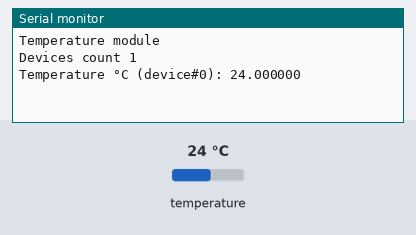
The program below on a simulated ESP8266 (Wemos D1 mini). Parts: the last lines printed to the serial monitor. The test bench sets the inputs (shaded band); at power-on: temperature 24 °C.

Above: at 18.0 s.
18.1 s: temperature set to 12 °C
At 21.2 s:
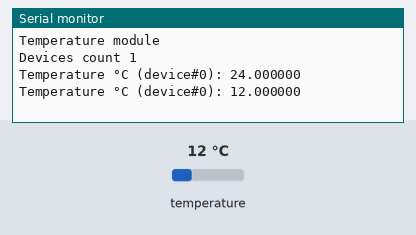
33.6 s: temperature set to 19 °C
At 41.2 s:
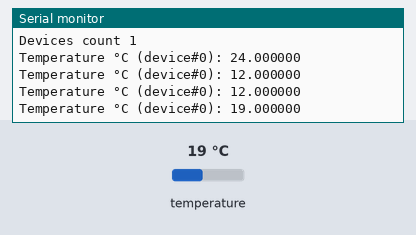
Timing chart, 0 to 42.7 s (numbered marks = the images above; inputs shaded):
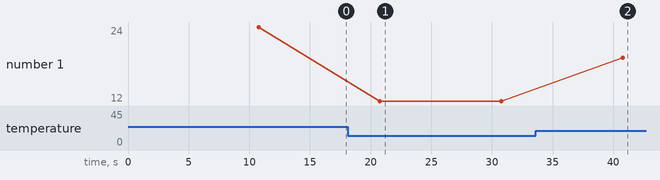

Measured:
- after the input at 18.1 s, the serial monitor: prints a new line after 2.7 s (image 1)
- after the input at 33.6 s, the serial monitor: prints a new line after 7.2 s (image 2)
- plotted number 1: 24 → 12 after the input at 18.1 s, 12 → 19 after the input at 33.6 s

The program:

main.cpp
```cpp
#include <Arduino.h>

#include <OneWire.h>
#include <DallasTemperature.h>

#define ONE_WIRE_BUS 2 // The OneWire where the Dallas 18B20 are connected (2 is GPOI2, D4)

unsigned long previousMillis = 0; // Counter when no deepsleep is used

const long interval = 10000; // Ms for collect mesurements

// Setup a oneWire instance to communicate with any OneWire devices
OneWire oneWire(ONE_WIRE_BUS);

// Pass our oneWire reference to Dallas Temperature.
DallasTemperature sensors(&oneWire);

// Count devices detected on boot
int devicesCount = 0;

void setup() {
  Serial.begin(9600);
  Serial.println("Temperature module");

  //Initialize OneWire Dallas
  sensors.begin();

  // Collect number of devices on the bus
  devicesCount = sensors.getDeviceCount();
  Serial.printf("Devices count %i\n", devicesCount);
}


void loop() {
  // put your main code here, to run repeatedly:
  unsigned long currentMillis = millis();
  if (currentMillis - previousMillis >= interval) {
    // save the last time you updated the DHT values
    previousMillis = currentMillis;

    sensors.requestTemperatures();

    for (int i=0; i<devicesCount; i++) {
      Serial.printf("Temperature °C (device#%i): %f\n", i, sensors.getTempCByIndex(i));
    }

  }
}
```
